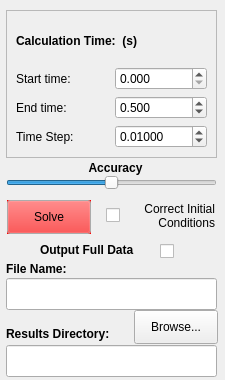
<?xml version="1.0" encoding="UTF-8"?>
<ui version="4.0">
 <class>Form</class>
 <widget class="QWidget" name="Form">
  <property name="geometry">
   <rect>
    <x>0</x>
    <y>0</y>
    <width>225</width>
    <height>380</height>
   </rect>
  </property>
  <property name="minimumSize">
   <size>
    <width>225</width>
    <height>380</height>
   </size>
  </property>
  <property name="maximumSize">
   <size>
    <width>225</width>
    <height>380</height>
   </size>
  </property>
  <property name="windowTitle">
   <string>System Solution</string>
  </property>
  <widget class="QLabel" name="outputDirectoryLabel">
   <property name="geometry">
    <rect>
     <x>6</x>
     <y>325</y>
     <width>131</width>
     <height>18</height>
    </rect>
   </property>
   <property name="text">
    <string>&lt;html&gt;&lt;head/&gt;&lt;body&gt;&lt;p&gt;&lt;span style=&quot; font-weight:600;&quot;&gt;Results Directory:&lt;/span&gt;&lt;/p&gt;&lt;/body&gt;&lt;/html&gt;</string>
   </property>
  </widget>
  <widget class="QLineEdit" name="outputDirectory">
   <property name="geometry">
    <rect>
     <x>6</x>
     <y>345</y>
     <width>211</width>
     <height>32</height>
    </rect>
   </property>
   <property name="clearButtonEnabled">
    <bool>false</bool>
   </property>
  </widget>
  <widget class="QPushButton" name="browseFileDirectory">
   <property name="geometry">
    <rect>
     <x>134</x>
     <y>310</y>
     <width>84</width>
     <height>34</height>
    </rect>
   </property>
   <property name="sizePolicy">
    <sizepolicy hsizetype="Expanding" vsizetype="Fixed">
     <horstretch>0</horstretch>
     <verstretch>0</verstretch>
    </sizepolicy>
   </property>
   <property name="text">
    <string>Browse...</string>
   </property>
  </widget>
  <widget class="QFrame" name="timeFrame">
   <property name="geometry">
    <rect>
     <x>6</x>
     <y>10</y>
     <width>211</width>
     <height>148</height>
    </rect>
   </property>
   <property name="frameShape">
    <enum>QFrame::StyledPanel</enum>
   </property>
   <property name="frameShadow">
    <enum>QFrame::Raised</enum>
   </property>
   <layout class="QGridLayout" name="gridLayout_3">
    <item row="2" column="0">
     <widget class="QLabel" name="label_3">
      <property name="text">
       <string>End time:</string>
      </property>
     </widget>
    </item>
    <item row="3" column="0">
     <widget class="QLabel" name="label_4">
      <property name="text">
       <string>Time Step:</string>
      </property>
     </widget>
    </item>
    <item row="1" column="1">
     <widget class="QDoubleSpinBox" name="startTime">
      <property name="decimals">
       <number>3</number>
      </property>
     </widget>
    </item>
    <item row="1" column="0">
     <widget class="QLabel" name="label_2">
      <property name="text">
       <string>Start time:</string>
      </property>
     </widget>
    </item>
    <item row="2" column="1">
     <widget class="QDoubleSpinBox" name="endTime">
      <property name="decimals">
       <number>3</number>
      </property>
      <property name="maximum">
       <double>10000.000000000000000</double>
      </property>
      <property name="value">
       <double>0.500000000000000</double>
      </property>
     </widget>
    </item>
    <item row="3" column="1">
     <widget class="QDoubleSpinBox" name="reportingTime">
      <property name="decimals">
       <number>5</number>
      </property>
      <property name="stepType">
       <enum>QAbstractSpinBox::AdaptiveDecimalStepType</enum>
      </property>
      <property name="value">
       <double>0.010000000000000</double>
      </property>
     </widget>
    </item>
    <item row="0" column="0" colspan="2">
     <widget class="QLabel" name="label">
      <property name="font">
       <font>
        <weight>75</weight>
        <bold>true</bold>
       </font>
      </property>
      <property name="text">
       <string>Calculation Time:  (s)</string>
      </property>
     </widget>
    </item>
   </layout>
  </widget>
  <widget class="QPushButton" name="solveButton">
   <property name="enabled">
    <bool>true</bool>
   </property>
   <property name="geometry">
    <rect>
     <x>7</x>
     <y>200</y>
     <width>84</width>
     <height>34</height>
    </rect>
   </property>
   <property name="palette">
    <palette>
     <active>
      <colorrole role="Button">
       <brush brushstyle="SolidPattern">
        <color alpha="255">
         <red>0</red>
         <green>255</green>
         <blue>0</blue>
        </color>
       </brush>
      </colorrole>
     </active>
     <inactive>
      <colorrole role="Button">
       <brush brushstyle="SolidPattern">
        <color alpha="255">
         <red>255</red>
         <green>0</green>
         <blue>0</blue>
        </color>
       </brush>
      </colorrole>
     </inactive>
     <disabled>
      <colorrole role="Button">
       <brush brushstyle="SolidPattern">
        <color alpha="255">
         <red>255</red>
         <green>0</green>
         <blue>0</blue>
        </color>
       </brush>
      </colorrole>
     </disabled>
    </palette>
   </property>
   <property name="autoFillBackground">
    <bool>true</bool>
   </property>
   <property name="text">
    <string>Solve</string>
   </property>
   <property name="checkable">
    <bool>false</bool>
   </property>
   <property name="checked">
    <bool>false</bool>
   </property>
   <property name="flat">
    <bool>false</bool>
   </property>
  </widget>
  <widget class="QSlider" name="Accuracy">
   <property name="geometry">
    <rect>
     <x>6</x>
     <y>173</y>
     <width>211</width>
     <height>20</height>
    </rect>
   </property>
   <property name="minimum">
    <number>1</number>
   </property>
   <property name="maximum">
    <number>9</number>
   </property>
   <property name="pageStep">
    <number>0</number>
   </property>
   <property name="value">
    <number>5</number>
   </property>
   <property name="orientation">
    <enum>Qt::Horizontal</enum>
   </property>
  </widget>
  <widget class="QLabel" name="label_5">
   <property name="geometry">
    <rect>
     <x>70</x>
     <y>158</y>
     <width>91</width>
     <height>20</height>
    </rect>
   </property>
   <property name="text">
    <string>&lt;html&gt;&lt;head/&gt;&lt;body&gt;&lt;p align=&quot;center&quot;&gt;&lt;span style=&quot; font-weight:600;&quot;&gt; Accuracy&lt;/span&gt;&lt;/p&gt;&lt;/body&gt;&lt;/html&gt;</string>
   </property>
  </widget>
  <widget class="QCheckBox" name="correctInitial">
   <property name="geometry">
    <rect>
     <x>106</x>
     <y>200</y>
     <width>21</width>
     <height>31</height>
    </rect>
   </property>
   <property name="text">
    <string/>
   </property>
  </widget>
  <widget class="QLabel" name="label_6">
   <property name="geometry">
    <rect>
     <x>124</x>
     <y>196</y>
     <width>91</width>
     <height>41</height>
    </rect>
   </property>
   <property name="text">
    <string>&lt;html&gt;&lt;head/&gt;&lt;body&gt;&lt;p align=&quot;right&quot;&gt;Correct Initial&lt;br/&gt;Conditions&lt;/p&gt;&lt;/body&gt;&lt;/html&gt;</string>
   </property>
  </widget>
  <widget class="QLineEdit" name="outputFileName">
   <property name="geometry">
    <rect>
     <x>6</x>
     <y>278</y>
     <width>211</width>
     <height>32</height>
    </rect>
   </property>
   <property name="clearButtonEnabled">
    <bool>false</bool>
   </property>
  </widget>
  <widget class="QLabel" name="outputFileLabel">
   <property name="geometry">
    <rect>
     <x>6</x>
     <y>260</y>
     <width>91</width>
     <height>18</height>
    </rect>
   </property>
   <property name="text">
    <string>&lt;html&gt;&lt;head/&gt;&lt;body&gt;&lt;p&gt;&lt;span style=&quot; font-weight:600;&quot;&gt;File Name:&lt;/span&gt;&lt;/p&gt;&lt;/body&gt;&lt;/html&gt;</string>
   </property>
  </widget>
  <widget class="QCheckBox" name="outputData">
   <property name="geometry">
    <rect>
     <x>160</x>
     <y>240</y>
     <width>31</width>
     <height>22</height>
    </rect>
   </property>
   <property name="text">
    <string/>
   </property>
  </widget>
  <widget class="QLabel" name="outputDataLabel">
   <property name="geometry">
    <rect>
     <x>40</x>
     <y>240</y>
     <width>121</width>
     <height>20</height>
    </rect>
   </property>
   <property name="text">
    <string>&lt;html&gt;&lt;head/&gt;&lt;body&gt;&lt;p&gt;&lt;span style=&quot; font-weight:600;&quot;&gt;Output Full Data&lt;/span&gt;&lt;/p&gt;&lt;/body&gt;&lt;/html&gt;</string>
   </property>
  </widget>
 </widget>
 <resources/>
 <connections/>
</ui>
